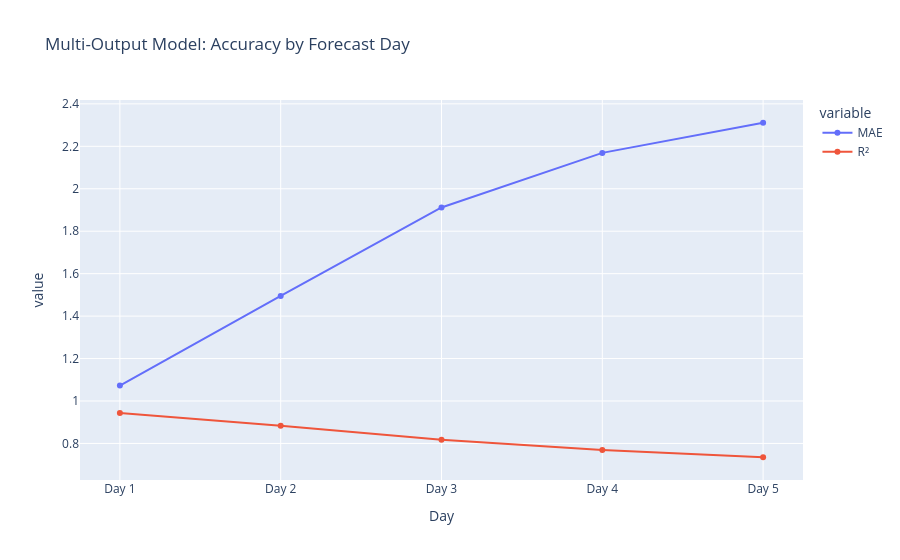

Notebook source saved alongside this figure:
### Code cell
results = []
for i, col in enumerate(['Day 1', 'Day 2', 'Day 3', 'Day 4', 'Day 5']):
    mae  = mean_absolute_error(y_test.iloc[:, i], y_pred[:, i])
    r2   = r2_score(y_test.iloc[:, i], y_pred[:, i])
    results.append({'Day': col, 'MAE': round(mae, 3), 'R²': round(r2, 3)})
results_df = pd.DataFrame(results)
print(results_df)

fig = px.line(results_df, x='Day', y=['MAE', 'R²'], markers=True,
              title='Multi-Output Model: Accuracy by Forecast Day')
fig.show()

### Figure 1 — Plotly figure (JSON) as saved in the notebook; plotly's stock layout.template omitted (floating-point values rounded to 4 significant figures)
{"data": [{"hovertemplate": "variable=MAE<br>Day=%{x}<br>value=%{y}<extra></extra>", "legendgroup": "MAE", "line": {"color": "#636efa", "dash": "solid"}, "marker": {"symbol": "circle"}, "mode": "lines+markers", "name": "MAE", "orientation": "v", "showlegend": true, "type": "scatter", "x": ["Day 1", "Day 2", "Day 3", "Day 4", "Day 5"], "xaxis": "x", "y": [1.073, 1.495, 1.912, 2.169, 2.311], "yaxis": "y"}, {"hovertemplate": "variable=R²<br>Day=%{x}<br>value=%{y}<extra></extra>", "legendgroup": "R²", "line": {"color": "#EF553B", "dash": "solid"}, "marker": {"symbol": "circle"}, "mode": "lines+markers", "name": "R²", "orientation": "v", "showlegend": true, "type": "scatter", "x": ["Day 1", "Day 2", "Day 3", "Day 4", "Day 5"], "xaxis": "x", "y": [0.944, 0.883, 0.818, 0.769, 0.735], "yaxis": "y"}], "layout": {"legend": {"title": {"text": "variable"}, "tracegroupgap": 0}, "title": {"text": "Multi-Output Model: Accuracy by Forecast Day"}, "xaxis": {"anchor": "y", "domain": [0, 1], "title": {"text": "Day"}}, "yaxis": {"anchor": "x", "domain": [0, 1], "title": {"text": "value"}}}}
